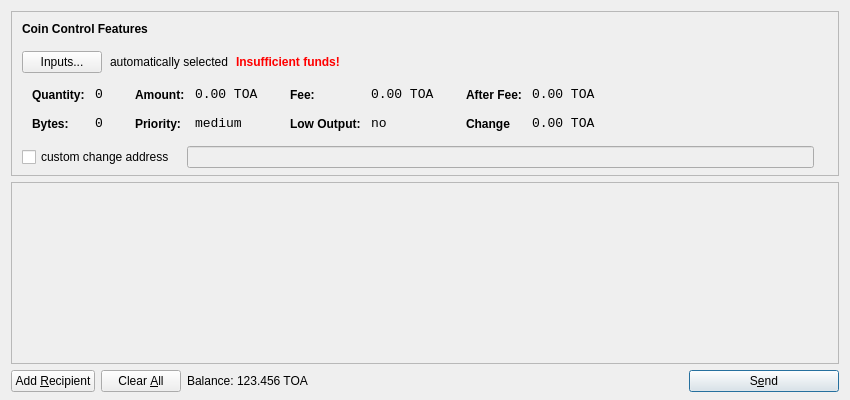
<?xml version="1.0" encoding="UTF-8"?>
<ui version="4.0">
 <class>SendCoinsDialog</class>
 <widget class="QDialog" name="SendCoinsDialog">
  <property name="geometry">
   <rect>
    <x>0</x>
    <y>0</y>
    <width>850</width>
    <height>400</height>
   </rect>
  </property>
  <property name="windowTitle">
   <string>Send Coins</string>
  </property>
  <property name="styleSheet">
   <string notr="true">background-image: url(:/images/2s);</string>
  </property>
  <layout class="QVBoxLayout" name="verticalLayout" stretch="0,1,0">
   <property name="bottomMargin">
    <number>8</number>
   </property>
   <item>
    <widget class="QFrame" name="frameCoinControl">
     <property name="sizePolicy">
      <sizepolicy hsizetype="Expanding" vsizetype="Expanding">
       <horstretch>0</horstretch>
       <verstretch>0</verstretch>
      </sizepolicy>
     </property>
     <property name="maximumSize">
      <size>
       <width>16777215</width>
       <height>16777215</height>
      </size>
     </property>
     <property name="frameShape">
      <enum>QFrame::StyledPanel</enum>
     </property>
     <property name="frameShadow">
      <enum>QFrame::Sunken</enum>
     </property>
     <layout class="QVBoxLayout" name="verticalLayoutCoinControl2">
      <property name="spacing">
       <number>6</number>
      </property>
      <property name="leftMargin">
       <number>0</number>
      </property>
      <property name="topMargin">
       <number>0</number>
      </property>
      <property name="rightMargin">
       <number>0</number>
      </property>
      <property name="bottomMargin">
       <number>6</number>
      </property>
      <item>
       <layout class="QVBoxLayout" name="verticalLayoutCoinControl" stretch="0,0,0,0,1">
        <property name="spacing">
         <number>0</number>
        </property>
        <property name="leftMargin">
         <number>10</number>
        </property>
        <property name="topMargin">
         <number>10</number>
        </property>
        <item>
         <layout class="QHBoxLayout" name="horizontalLayoutCoinControl1">
          <property name="bottomMargin">
           <number>15</number>
          </property>
          <item>
           <widget class="QLabel" name="labelCoinControlFeatures">
            <property name="sizePolicy">
             <sizepolicy hsizetype="Preferred" vsizetype="Maximum">
              <horstretch>0</horstretch>
              <verstretch>0</verstretch>
             </sizepolicy>
            </property>
            <property name="font">
             <font>
              <weight>75</weight>
              <bold>true</bold>
             </font>
            </property>
            <property name="styleSheet">
             <string notr="true">font-weight:bold;</string>
            </property>
            <property name="text">
             <string>Coin Control Features</string>
            </property>
           </widget>
          </item>
         </layout>
        </item>
        <item>
         <layout class="QHBoxLayout" name="horizontalLayoutCoinControl2" stretch="0,0,0,0">
          <property name="spacing">
           <number>8</number>
          </property>
          <property name="bottomMargin">
           <number>10</number>
          </property>
          <item>
           <widget class="QPushButton" name="pushButtonCoinControl">
            <property name="styleSheet">
             <string notr="true"/>
            </property>
            <property name="text">
             <string>Inputs...</string>
            </property>
           </widget>
          </item>
          <item>
           <widget class="QLabel" name="labelCoinControlAutomaticallySelected">
            <property name="text">
             <string>automatically selected</string>
            </property>
            <property name="margin">
             <number>5</number>
            </property>
           </widget>
          </item>
          <item>
           <widget class="QLabel" name="labelCoinControlInsuffFunds">
            <property name="font">
             <font>
              <weight>75</weight>
              <bold>true</bold>
             </font>
            </property>
            <property name="styleSheet">
             <string notr="true">color:red;font-weight:bold;</string>
            </property>
            <property name="text">
             <string>Insufficient funds!</string>
            </property>
            <property name="margin">
             <number>5</number>
            </property>
           </widget>
          </item>
          <item>
           <spacer name="horizontalSpacerCoinControl">
            <property name="orientation">
             <enum>Qt::Horizontal</enum>
            </property>
            <property name="sizeHint" stdset="0">
             <size>
              <width>40</width>
              <height>1</height>
             </size>
            </property>
           </spacer>
          </item>
         </layout>
        </item>
        <item>
         <widget class="QWidget" name="widgetCoinControl" native="true">
          <property name="sizePolicy">
           <sizepolicy hsizetype="Preferred" vsizetype="Preferred">
            <horstretch>0</horstretch>
            <verstretch>0</verstretch>
           </sizepolicy>
          </property>
          <property name="minimumSize">
           <size>
            <width>0</width>
            <height>0</height>
           </size>
          </property>
          <property name="styleSheet">
           <string notr="true"/>
          </property>
          <layout class="QHBoxLayout" name="horizontalLayoutCoinControl5">
           <property name="leftMargin">
            <number>0</number>
           </property>
           <property name="topMargin">
            <number>0</number>
           </property>
           <property name="rightMargin">
            <number>0</number>
           </property>
           <property name="bottomMargin">
            <number>0</number>
           </property>
           <item>
            <layout class="QHBoxLayout" name="horizontalLayoutCoinControl3" stretch="0,0,0,1">
             <property name="spacing">
              <number>20</number>
             </property>
             <property name="topMargin">
              <number>0</number>
             </property>
             <property name="bottomMargin">
              <number>10</number>
             </property>
             <item>
              <layout class="QFormLayout" name="formLayoutCoinControl1">
               <property name="horizontalSpacing">
                <number>10</number>
               </property>
               <property name="verticalSpacing">
                <number>14</number>
               </property>
               <property name="leftMargin">
                <number>10</number>
               </property>
               <property name="topMargin">
                <number>4</number>
               </property>
               <property name="rightMargin">
                <number>6</number>
               </property>
               <item row="0" column="0">
                <widget class="QLabel" name="labelCoinControlQuantityText">
                 <property name="styleSheet">
                  <string notr="true">font-weight:bold;</string>
                 </property>
                 <property name="text">
                  <string>Quantity:</string>
                 </property>
                 <property name="margin">
                  <number>0</number>
                 </property>
                </widget>
               </item>
               <item row="0" column="1">
                <widget class="QLabel" name="labelCoinControlQuantity">
                 <property name="font">
                  <font>
                   <family>Monospace</family>
                   <pointsize>10</pointsize>
                  </font>
                 </property>
                 <property name="cursor">
                  <cursorShape>IBeamCursor</cursorShape>
                 </property>
                 <property name="contextMenuPolicy">
                  <enum>Qt::ActionsContextMenu</enum>
                 </property>
                 <property name="text">
                  <string>0</string>
                 </property>
                 <property name="margin">
                  <number>0</number>
                 </property>
                 <property name="textInteractionFlags">
                  <set>Qt::LinksAccessibleByMouse|Qt::TextSelectableByKeyboard|Qt::TextSelectableByMouse</set>
                 </property>
                </widget>
               </item>
               <item row="1" column="0">
                <widget class="QLabel" name="labelCoinControlBytesText">
                 <property name="styleSheet">
                  <string notr="true">font-weight:bold;</string>
                 </property>
                 <property name="text">
                  <string>Bytes:</string>
                 </property>
                </widget>
               </item>
               <item row="1" column="1">
                <widget class="QLabel" name="labelCoinControlBytes">
                 <property name="font">
                  <font>
                   <family>Monospace</family>
                   <pointsize>10</pointsize>
                  </font>
                 </property>
                 <property name="cursor">
                  <cursorShape>IBeamCursor</cursorShape>
                 </property>
                 <property name="contextMenuPolicy">
                  <enum>Qt::ActionsContextMenu</enum>
                 </property>
                 <property name="text">
                  <string>0</string>
                 </property>
                 <property name="textInteractionFlags">
                  <set>Qt::LinksAccessibleByMouse|Qt::TextSelectableByKeyboard|Qt::TextSelectableByMouse</set>
                 </property>
                </widget>
               </item>
              </layout>
             </item>
             <item>
              <layout class="QFormLayout" name="formLayoutCoinControl2">
               <property name="horizontalSpacing">
                <number>10</number>
               </property>
               <property name="verticalSpacing">
                <number>14</number>
               </property>
               <property name="leftMargin">
                <number>6</number>
               </property>
               <property name="topMargin">
                <number>4</number>
               </property>
               <property name="rightMargin">
                <number>6</number>
               </property>
               <item row="0" column="0">
                <widget class="QLabel" name="labelCoinControlAmountText">
                 <property name="styleSheet">
                  <string notr="true">font-weight:bold;</string>
                 </property>
                 <property name="text">
                  <string>Amount:</string>
                 </property>
                 <property name="margin">
                  <number>0</number>
                 </property>
                </widget>
               </item>
               <item row="0" column="1">
                <widget class="QLabel" name="labelCoinControlAmount">
                 <property name="font">
                  <font>
                   <family>Monospace</family>
                   <pointsize>10</pointsize>
                  </font>
                 </property>
                 <property name="cursor">
                  <cursorShape>IBeamCursor</cursorShape>
                 </property>
                 <property name="contextMenuPolicy">
                  <enum>Qt::ActionsContextMenu</enum>
                 </property>
                 <property name="text">
                  <string>0.00 TOA</string>
                 </property>
                 <property name="textInteractionFlags">
                  <set>Qt::LinksAccessibleByMouse|Qt::TextSelectableByKeyboard|Qt::TextSelectableByMouse</set>
                 </property>
                </widget>
               </item>
               <item row="1" column="0">
                <widget class="QLabel" name="labelCoinControlPriorityText">
                 <property name="styleSheet">
                  <string notr="true">font-weight:bold;</string>
                 </property>
                 <property name="text">
                  <string>Priority:</string>
                 </property>
                </widget>
               </item>
               <item row="1" column="1">
                <widget class="QLabel" name="labelCoinControlPriority">
                 <property name="font">
                  <font>
                   <family>Monospace</family>
                   <pointsize>10</pointsize>
                  </font>
                 </property>
                 <property name="cursor">
                  <cursorShape>IBeamCursor</cursorShape>
                 </property>
                 <property name="contextMenuPolicy">
                  <enum>Qt::ActionsContextMenu</enum>
                 </property>
                 <property name="text">
                  <string>medium</string>
                 </property>
                 <property name="textInteractionFlags">
                  <set>Qt::LinksAccessibleByMouse|Qt::TextSelectableByKeyboard|Qt::TextSelectableByMouse</set>
                 </property>
                </widget>
               </item>
              </layout>
             </item>
             <item>
              <layout class="QFormLayout" name="formLayoutCoinControl3">
               <property name="horizontalSpacing">
                <number>10</number>
               </property>
               <property name="verticalSpacing">
                <number>14</number>
               </property>
               <property name="leftMargin">
                <number>6</number>
               </property>
               <property name="topMargin">
                <number>4</number>
               </property>
               <property name="rightMargin">
                <number>6</number>
               </property>
               <item row="0" column="0">
                <widget class="QLabel" name="labelCoinControlFeeText">
                 <property name="styleSheet">
                  <string notr="true">font-weight:bold;</string>
                 </property>
                 <property name="text">
                  <string>Fee:</string>
                 </property>
                 <property name="margin">
                  <number>0</number>
                 </property>
                </widget>
               </item>
               <item row="0" column="1">
                <widget class="QLabel" name="labelCoinControlFee">
                 <property name="font">
                  <font>
                   <family>Monospace</family>
                   <pointsize>10</pointsize>
                  </font>
                 </property>
                 <property name="cursor">
                  <cursorShape>IBeamCursor</cursorShape>
                 </property>
                 <property name="contextMenuPolicy">
                  <enum>Qt::ActionsContextMenu</enum>
                 </property>
                 <property name="text">
                  <string>0.00 TOA</string>
                 </property>
                 <property name="textInteractionFlags">
                  <set>Qt::LinksAccessibleByMouse|Qt::TextSelectableByKeyboard|Qt::TextSelectableByMouse</set>
                 </property>
                </widget>
               </item>
               <item row="1" column="0">
                <widget class="QLabel" name="labelCoinControlLowOutputText">
                 <property name="styleSheet">
                  <string notr="true">font-weight:bold;</string>
                 </property>
                 <property name="text">
                  <string>Low Output:</string>
                 </property>
                </widget>
               </item>
               <item row="1" column="1">
                <widget class="QLabel" name="labelCoinControlLowOutput">
                 <property name="font">
                  <font>
                   <family>Monospace</family>
                   <pointsize>10</pointsize>
                  </font>
                 </property>
                 <property name="cursor">
                  <cursorShape>IBeamCursor</cursorShape>
                 </property>
                 <property name="contextMenuPolicy">
                  <enum>Qt::ActionsContextMenu</enum>
                 </property>
                 <property name="text">
                  <string>no</string>
                 </property>
                 <property name="textInteractionFlags">
                  <set>Qt::LinksAccessibleByMouse|Qt::TextSelectableByKeyboard|Qt::TextSelectableByMouse</set>
                 </property>
                </widget>
               </item>
              </layout>
             </item>
             <item>
              <layout class="QFormLayout" name="formLayoutCoinControl4">
               <property name="horizontalSpacing">
                <number>10</number>
               </property>
               <property name="verticalSpacing">
                <number>14</number>
               </property>
               <property name="leftMargin">
                <number>6</number>
               </property>
               <property name="topMargin">
                <number>4</number>
               </property>
               <property name="rightMargin">
                <number>6</number>
               </property>
               <item row="0" column="0">
                <widget class="QLabel" name="labelCoinControlAfterFeeText">
                 <property name="styleSheet">
                  <string notr="true">font-weight:bold;</string>
                 </property>
                 <property name="text">
                  <string>After Fee:</string>
                 </property>
                 <property name="margin">
                  <number>0</number>
                 </property>
                </widget>
               </item>
               <item row="0" column="1">
                <widget class="QLabel" name="labelCoinControlAfterFee">
                 <property name="font">
                  <font>
                   <family>Monospace</family>
                   <pointsize>10</pointsize>
                  </font>
                 </property>
                 <property name="cursor">
                  <cursorShape>IBeamCursor</cursorShape>
                 </property>
                 <property name="contextMenuPolicy">
                  <enum>Qt::ActionsContextMenu</enum>
                 </property>
                 <property name="text">
                  <string>0.00 TOA</string>
                 </property>
                 <property name="textInteractionFlags">
                  <set>Qt::LinksAccessibleByMouse|Qt::TextSelectableByKeyboard|Qt::TextSelectableByMouse</set>
                 </property>
                </widget>
               </item>
               <item row="1" column="0">
                <widget class="QLabel" name="labelCoinControlChangeText">
                 <property name="styleSheet">
                  <string notr="true">font-weight:bold;</string>
                 </property>
                 <property name="text">
                  <string>Change</string>
                 </property>
                </widget>
               </item>
               <item row="1" column="1">
                <widget class="QLabel" name="labelCoinControlChange">
                 <property name="font">
                  <font>
                   <family>Monospace</family>
                   <pointsize>10</pointsize>
                  </font>
                 </property>
                 <property name="cursor">
                  <cursorShape>IBeamCursor</cursorShape>
                 </property>
                 <property name="contextMenuPolicy">
                  <enum>Qt::ActionsContextMenu</enum>
                 </property>
                 <property name="text">
                  <string>0.00 TOA</string>
                 </property>
                 <property name="textInteractionFlags">
                  <set>Qt::LinksAccessibleByMouse|Qt::TextSelectableByKeyboard|Qt::TextSelectableByMouse</set>
                 </property>
                </widget>
               </item>
              </layout>
             </item>
            </layout>
           </item>
          </layout>
         </widget>
        </item>
        <item>
         <layout class="QHBoxLayout" name="horizontalLayoutCoinControl4" stretch="0,0,0">
          <property name="spacing">
           <number>12</number>
          </property>
          <property name="sizeConstraint">
           <enum>QLayout::SetDefaultConstraint</enum>
          </property>
          <property name="topMargin">
           <number>5</number>
          </property>
          <property name="rightMargin">
           <number>5</number>
          </property>
          <item>
           <widget class="QCheckBox" name="checkBoxCoinControlChange">
            <property name="text">
             <string>custom change address</string>
            </property>
           </widget>
          </item>
          <item>
           <widget class="QLineEdit" name="lineEditCoinControlChange">
            <property name="enabled">
             <bool>false</bool>
            </property>
            <property name="sizePolicy">
             <sizepolicy hsizetype="Expanding" vsizetype="Fixed">
              <horstretch>0</horstretch>
              <verstretch>0</verstretch>
             </sizepolicy>
            </property>
           </widget>
          </item>
          <item>
           <widget class="QLabel" name="labelCoinControlChangeLabel">
            <property name="sizePolicy">
             <sizepolicy hsizetype="Preferred" vsizetype="Expanding">
              <horstretch>0</horstretch>
              <verstretch>0</verstretch>
             </sizepolicy>
            </property>
            <property name="minimumSize">
             <size>
              <width>0</width>
              <height>0</height>
             </size>
            </property>
            <property name="text">
             <string/>
            </property>
            <property name="margin">
             <number>3</number>
            </property>
           </widget>
          </item>
         </layout>
        </item>
        <item>
         <spacer name="verticalSpacerCoinControl">
          <property name="orientation">
           <enum>Qt::Vertical</enum>
          </property>
          <property name="sizeHint" stdset="0">
           <size>
            <width>800</width>
            <height>1</height>
           </size>
          </property>
         </spacer>
        </item>
       </layout>
      </item>
     </layout>
    </widget>
   </item>
   <item>
    <widget class="QScrollArea" name="scrollArea">
     <property name="widgetResizable">
      <bool>true</bool>
     </property>
     <widget class="QWidget" name="scrollAreaWidgetContents">
      <property name="geometry">
       <rect>
        <x>0</x>
        <y>0</y>
        <width>830</width>
        <height>172</height>
       </rect>
      </property>
      <layout class="QVBoxLayout" name="verticalLayout_2">
       <property name="leftMargin">
        <number>0</number>
       </property>
       <property name="topMargin">
        <number>0</number>
       </property>
       <property name="rightMargin">
        <number>0</number>
       </property>
       <property name="bottomMargin">
        <number>0</number>
       </property>
       <item>
        <layout class="QVBoxLayout" name="entries">
         <property name="spacing">
          <number>6</number>
         </property>
        </layout>
       </item>
       <item>
        <spacer name="verticalSpacer">
         <property name="orientation">
          <enum>Qt::Vertical</enum>
         </property>
         <property name="sizeHint" stdset="0">
          <size>
           <width>20</width>
           <height>40</height>
          </size>
         </property>
        </spacer>
       </item>
      </layout>
     </widget>
    </widget>
   </item>
   <item>
    <layout class="QHBoxLayout" name="horizontalLayout">
     <item>
      <widget class="QPushButton" name="addButton">
       <property name="toolTip">
        <string>Send to multiple recipients at once</string>
       </property>
       <property name="text">
        <string>Add &amp;Recipient</string>
       </property>
       <property name="icon">
        <iconset resource="../bitcoin.qrc">
         <normaloff>:/icons/add</normaloff>:/icons/add</iconset>
       </property>
       <property name="autoDefault">
        <bool>false</bool>
       </property>
      </widget>
     </item>
     <item>
      <widget class="QPushButton" name="clearButton">
       <property name="sizePolicy">
        <sizepolicy hsizetype="Minimum" vsizetype="Fixed">
         <horstretch>0</horstretch>
         <verstretch>0</verstretch>
        </sizepolicy>
       </property>
       <property name="toolTip">
        <string>Remove all transaction fields</string>
       </property>
       <property name="text">
        <string>Clear &amp;All</string>
       </property>
       <property name="icon">
        <iconset resource="../bitcoin.qrc">
         <normaloff>:/icons/remove</normaloff>:/icons/remove</iconset>
       </property>
       <property name="autoRepeatDelay">
        <number>300</number>
       </property>
       <property name="autoDefault">
        <bool>false</bool>
       </property>
      </widget>
     </item>
     <item>
      <layout class="QHBoxLayout" name="horizontalLayout_2">
       <property name="spacing">
        <number>3</number>
       </property>
       <item>
        <widget class="QLabel" name="label">
         <property name="sizePolicy">
          <sizepolicy hsizetype="Preferred" vsizetype="Fixed">
           <horstretch>0</horstretch>
           <verstretch>0</verstretch>
          </sizepolicy>
         </property>
         <property name="text">
          <string>Balance:</string>
         </property>
        </widget>
       </item>
       <item>
        <widget class="QLabel" name="labelBalance">
         <property name="sizePolicy">
          <sizepolicy hsizetype="Preferred" vsizetype="Fixed">
           <horstretch>0</horstretch>
           <verstretch>0</verstretch>
          </sizepolicy>
         </property>
         <property name="cursor">
          <cursorShape>IBeamCursor</cursorShape>
         </property>
         <property name="text">
          <string>123.456 TOA</string>
         </property>
         <property name="textInteractionFlags">
          <set>Qt::LinksAccessibleByMouse|Qt::TextSelectableByKeyboard|Qt::TextSelectableByMouse</set>
         </property>
        </widget>
       </item>
      </layout>
     </item>
     <item>
      <spacer name="horizontalSpacer">
       <property name="orientation">
        <enum>Qt::Horizontal</enum>
       </property>
       <property name="sizeHint" stdset="0">
        <size>
         <width>40</width>
         <height>20</height>
        </size>
       </property>
      </spacer>
     </item>
     <item>
      <widget class="QPushButton" name="sendButton">
       <property name="minimumSize">
        <size>
         <width>150</width>
         <height>0</height>
        </size>
       </property>
       <property name="toolTip">
        <string>Confirm the send action</string>
       </property>
       <property name="text">
        <string>S&amp;end</string>
       </property>
       <property name="icon">
        <iconset resource="../bitcoin.qrc">
         <normaloff>:/icons/send</normaloff>:/icons/send</iconset>
       </property>
       <property name="default">
        <bool>true</bool>
       </property>
      </widget>
     </item>
    </layout>
   </item>
  </layout>
 </widget>
 <resources>
  <include location="../bitcoin.qrc"/>
 </resources>
 <connections/>
</ui>
